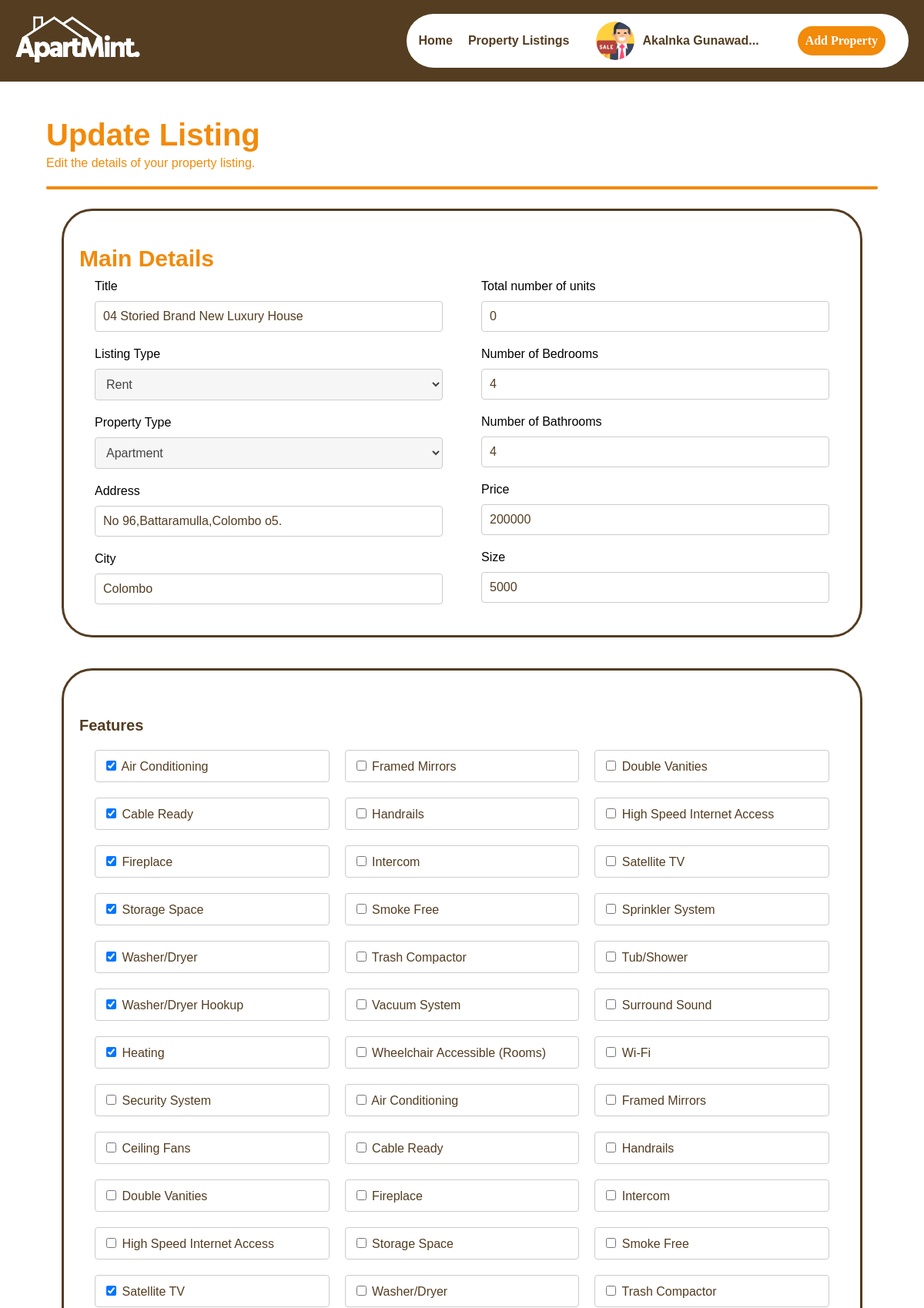
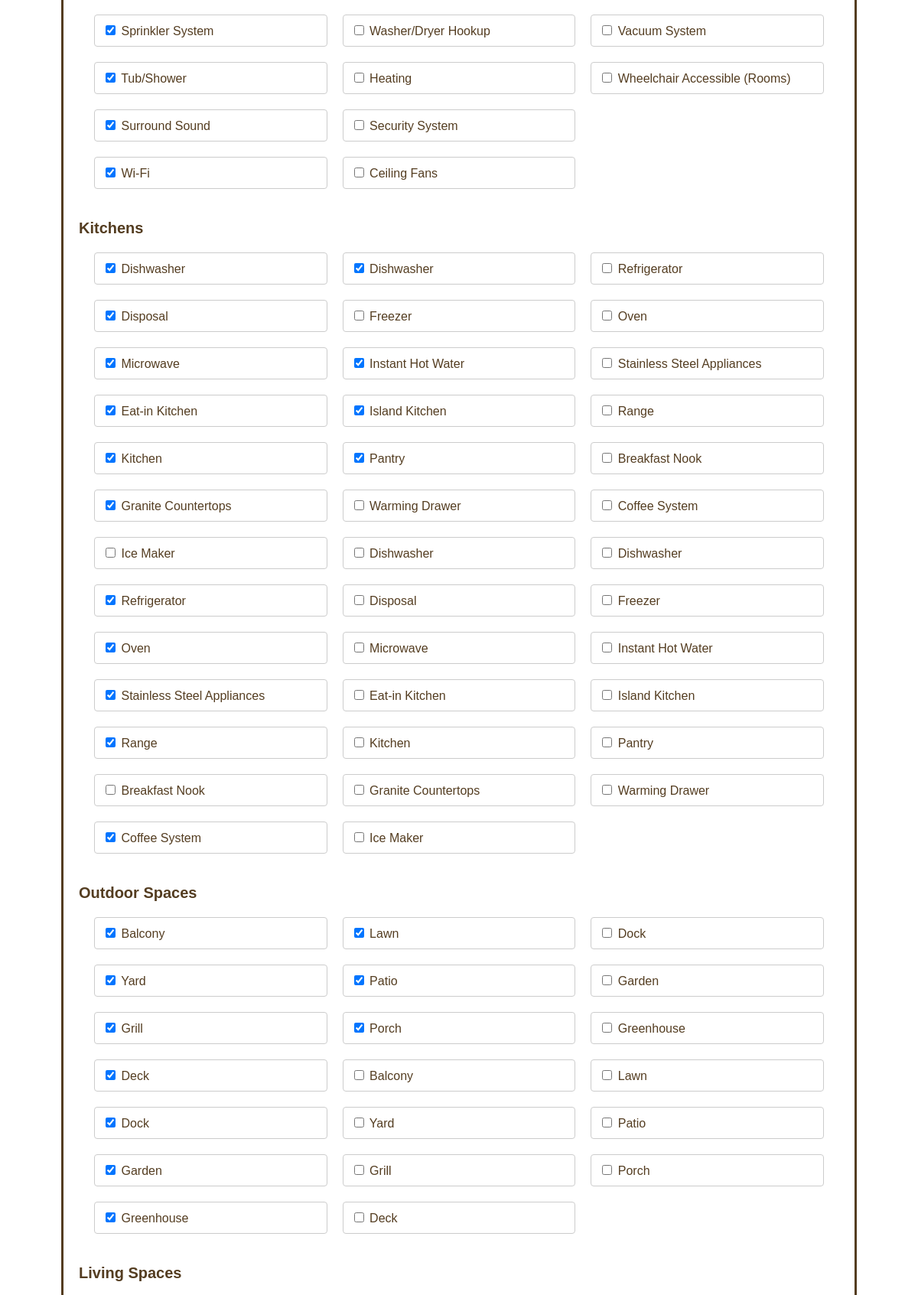
/myAccount_updateListing.php?id=38 (signed in, upper part), run on the app's committed database (2 pictures, top to bottom).
### tables this page shows
CREATE TABLE `listing_details` (
  `id` int(50) NOT NULL,
  `user_id` int(100) NOT NULL,
  `listing_type` varchar(30) NOT NULL,
  `title` varchar(250) NOT NULL,
  `property_type` varchar(30) NOT NULL,
  `address` varchar(300) NOT NULL,
  `city` varchar(100) NOT NULL,
  `total_units` int(11) NOT NULL,
  `bedrooms` int(20) NOT NULL,
  `bathrooms` int(20) NOT NULL,
  `price` decimal(10,0) NOT NULL,
  `size` int(20) NOT NULL,
  `features` text NOT NULL,
  `kitchen` text NOT NULL,
  `outdoor_spaces` text NOT NULL,
  `living_spaces` text NOT NULL,
  `utilities` text NOT NULL,
  `li_image` varchar(1800) NOT NULL,
  `description` text NOT NULL,
  `f_name` varchar(50) NOT NULL,
  `l_name` varchar(50) NOT NULL,
  `email` varchar(80) NOT NULL,
  `p_no` varchar(50) NOT NULL,
  `date` datetime NOT NULL DEFAULT current_timestamp()
);

### myAccount_updateListing.php (the view, shortened to what this page needs)
<?php
include('process_php/db_connection.php');
if(isset($_GET['id']) && !empty($_GET['id'])) {
    $listingId = $_GET['id'];
    $sql = "SELECT * FROM listing_details WHERE id = $listingId AND user_id = {$_SESSION['user_id']}";
    $result = $conn->query($sql);
    if ($result->num_rows > 0) {
        $row = $result->fetch_assoc();
        $title = $row['title'];
        $listingType = $row['listing_type'];
        $propertyType = $row['property_type'];
        $address = $row['address'];
        $city = $row['city'];
        $totalUnits = $row['total_units'];
        $bedrooms = $row['bedrooms'];
        $bathrooms = $row['bathrooms'];
        $price = $row['price'];
        $size = $row['size'];
    } else {
        echo "Listing not found";
        exit();
    }
}
?>
<!DOCTYPE html>
<html>
<head>
    <link rel="stylesheet" href="style/style.css">
    <link rel="stylesheet" href="style/style_addListings.css">
</head>
<body>
    <?php include('navbar.php'); ?>
    <div class="title">
        <div class="header">
            <h1>Update Listing</h1>
            <p>Edit the details of your property listing.</p>
        </div>
        <hr>
    </div>
    <div class="container">
        <form action="process_php/process_updateListing.php?id=<?php echo $listingId; ?>" method="post" enctype="multipart/form-data">
            <div class="form-box">
                <div class="main_details">
                    <h2>Main Details</h2>
                    <div class="form-column1">
                        <label for="title">Title</label>
                        <input type="text" id="title" name="title" value="<?php echo $title; ?>">
                        <label for="listingType">Listing Type</label>
                        <select id="listingType" name="listingType">
                            <option value="Rent" <?php if($listingType == 'Rent') echo 'selected'; ?>>Rent</option>
                        </select>
                        <label for="propertyType">Property Type</label>
                        <select id="propertyType" name="propertyType">
                            <option value="Apartment" <?php if($propertyType == 'Apartment') echo 'selected'; ?>>Apartment</option>
                        </select>
                        <label for="address">Address</label>
                        <input type="text" id="address" name="address" value="<?php echo $address; ?>">
                        <label for="city">City</label>
                        <input type="text" id="city" name="city" value="<?php echo $city; ?>">
                        <label for="totalUnits">Total number of units</label>
                        <input type="number" id="totalUnits" name="totalUnits" value="<?php echo $totalUnits; ?>">
                        <label for="bedrooms">Number of Bedrooms</label>
                        <input type="number" id="bedrooms" name="bedrooms" value="<?php echo $bedrooms; ?>">
                        <label for="bathrooms">Number of Bathrooms</label>
                        <input type="number" id="bathrooms" name="bathrooms" value="<?php echo $bathrooms; ?>">
                        <label for="price">Price</label>
                        <input type="number" id="price" name="price" value="<?php echo $price; ?>">
                        <label for="size">Size</label>
                        <input type="number" id="size" name="size" value="<?php echo $size; ?>">
                    </div>
                </div>
            </div>
            <div class="form-box">
                <div class="property_amenities">
                        <div class = "features">
                            <h3>Features</h3>
                            <div class="form-column2">
                                <?php
                                $featuresArray = explode(", ", $row['features']);
                                $allFeatures = ["Air Conditioning", "Cable Ready", "Fireplace", "Storage Space", "Washer/Dryer", "Washer/Dryer Hookup", "Heating", "Security System", "Ceiling Fans", "Double Vanities", "High Speed Internet Access", "Satellite TV", "Sprinkler System", "Tub/Shower", "Surround Sound", "Wi-Fi", "Framed Mirrors", "Handrails", "Intercom", "Smoke Free", "Trash Compactor", "Vacuum System", "Wheelchair Accessible (Rooms)"];
                                foreach ($allFeatures as $feature) {
                                    $isChecked = in_array($feature, $featuresArray) ? 'checked' : '';
                                    echo "<label><input type='checkbox' name='features[]' value='$feature' $isChecked> $feature</label>";
                                }
                                ?>
                                <label><input type="checkbox" name="features[]" value="Air Conditioning"> Air Conditioning</label>
                                <label><input type="checkbox" name="features[]" value="Cable Ready"> Cable Ready</label>
                                <label><input type="checkbox" name="features[]" value="Fireplace"> Fireplace</label>
                                <label><input type="checkbox" name="features[]" value="Storage Space"> Storage Space</label>
                                <label><input type="checkbox" name="features[]" value="Washer/Dryer"> Washer/Dryer</label>
                                <label><input type="checkbox" name="features[]" value="Washer/Dryer Hookup"> Washer/Dryer Hookup</label>
                                <label><input type="checkbox" name="features[]" value="Heating"> Heating</label>
                                <label><input type="checkbox" name="features[]" value="Security System"> Security System</label>
                                <label><input type="checkbox" name="features[]" value="Ceiling Fans"> Ceiling Fans</label>
                                <label><input type="checkbox" name="features[]" value="Double Vanities"> Double Vanities</label>
                                <label><input type="checkbox" name="features[]" value="High Speed Internet Access"> High Speed Internet Access</label>
                                <label><input type="checkbox" name="features[]" value="Satellite TV"> Satellite TV</label>
                                <label><input type="checkbox" name="features[]" value="Sprinkler System"> Sprinkler System</label>
                                <label><input type="checkbox" name="features[]" value="Tub/Shower"> Tub/Shower</label>
                                <label><input type="checkbox" name="features[]" value="Surround Sound"> Surround Sound</label>
                                <label><input type="checkbox" name="features[]" value="Wi-Fi"> Wi-Fi</label>
                                <label><input type="checkbox" name="features[]" value="Framed Mirrors"> Framed Mirrors</label>
                                <label><input type="checkbox" name="features[]" value="Handrails"> Handrails</label>
                                <label><input type="checkbox" name="features[]" value="Intercom"> Intercom</label>
                                <label><input type="checkbox" name="features[]" value="Smoke Free"> Smoke Free</label>
                                <label><input type="checkbox" name="features[]" value="Trash Compactor"> Trash Compactor</label>
                                <label><input type="checkbox" name="features[]" value="Vacuum System"> Vacuum System</label>
                                <label><input type="checkbox" name="features[]" value="Wheelchair Accessible"> Wheelchair Accessible (Rooms)</label>
                            </div>
                        </div>
                        <div class = "kitchens">
                            <h3>Kitchens</h3>
                            <div class="form-column2">
                                <?php
                                $kitchensArray = explode(", ", $row['kitchen']);
                                $allKitchens = ["Dishwasher", "Disposal", "Microwave", "Eat-in Kitchen", "Kitchen", "Granite Countertops", "Ice Maker", "Refrigerator", "Oven", "Stainless Steel Appliances", "Range", "Breakfast Nook", "Coffee System", "Dishwasher", "Freezer", "Instant Hot Water", "Island Kitchen", "Pantry", "Warming Drawer"];
                                foreach ($allKitchens as $kitchen) {
                                    $isChecked = in_array($kitchen, $kitchensArray) ? 'checked' : '';
                                    echo "<label><input type='checkbox' name='kitchens[]' value='$kitchen' $isChecked> $kitchen</label>";
                                }
                                ?>
                                <label><input type="checkbox" name="kitchens[]" value="Dishwasher"> Dishwasher</label>
                                <label><input type="checkbox" name="kitchens[]" value="Disposal"> Disposal</label>
                                <label><input type="checkbox" name="kitchens[]" value="Microwave"> Microwave</label>
                                <label><input type="checkbox" name="kitchens[]" value="Eat-in Kitchen"> Eat-in Kitchen</label>
                                <label><input type="checkbox" name="kitchens[]" value="Kitchen"> Kitchen</label>
                                <label><input type="checkbox" name="kitchens[]" value="Granite Countertops"> Granite Countertops</label>
                                <label><input type="checkbox" name="kitchens[]" value="Ice Maker"> Ice Maker</label>
                                <label><input type="checkbox" name="kitchens[]" value="Refrigerator"> Refrigerator</label>
                                <label><input type="checkbox" name="kitchens[]" value="Oven"> Oven</label>
                                <label><input type="checkbox" name="kitchens[]" value="Stainless Steel Appliances"> Stainless Steel Appliances</label>
                                <label><input type="checkbox" name="kitchens[]" value="Range"> Range</label>
                                <label><input type="checkbox" name="kitchens[]" value="DishBreakfast Nook"> Breakfast Nook</label>
                                <label><input type="checkbox" name="kitchens[]" value="Coffee System"> Coffee System</label>
                                <label><input type="checkbox" name="kitchens[]" value="Dishwasher"> Dishwasher</label>
                                <label><input type="checkbox" name="kitchens[]" value="Freezer"> Freezer</label>
                                <label><input type="checkbox" name="kitchens[]" value="Instant Hot Water"> Instant Hot Water</label>
                                <label><input type="checkbox" name="kitchens[]" value="Island Kitchen"> Island Kitchen</label>
                                <label><input type="checkbox" name="kitchens[]" value="Pantry"> Pantry</label>
                                <label><input type="checkbox" name="kitchens[]" value="Warming Drawer"> Warming Drawer</label>
                            </div>
                        </div>
                        <div class = "outdoor_spaces">
                            <h3>Outdoor Spaces</h3>
                            <div class="form-column2">
                                <?php
                                $outdoorSpacesArray = explode(", ", $row['outdoor_spaces']);
                                $allOutdoorSpaces = ["Balcony", "Yard", "Grill", "Deck", "Dock", "Garden", "Greenhouse", "Lawn", "Patio", "Porch"];
                                foreach ($allOutdoorSpaces as $outdoorSpace) {
                                    $isChecked = in_array($outdoorSpace, $outdoorSpacesArray) ? 'checked' : '';
                                    echo "<label><input type='checkbox' name='outdoor_spaces[]' value='$outdoorSpace' $isChecked> $outdoorSpace</label>";
                                }
                                ?>
                                <label><input type="checkbox" name="outdoor_spaces[]" value="Balcony"> Balcony</label>
                                <label><input type="checkbox" name="outdoor_spaces[]" value="Yard"> Yard</label>
                                <label><input type="checkbox" name="outdoor_spaces[]" value="Grill"> Grill</label>
                                <label><input type="checkbox" name="outdoor_spaces[]" value="Deck"> Deck</label>
                                <label><input type="checkbox" name="outdoor_spaces[]" value="Dock"> Dock</label>
                                <label><input type="checkbox" name="outdoor_spaces[]" value="Garden"> Garden</label>
                                <label><input type="checkbox" name="outdoor_spaces[]" value="Greenhouse"> Greenhouse</label>
                                <label><input type="checkbox" name="outdoor_spaces[]" value="Lawn"> Lawn</label>
                                <label><input type="checkbox" name="outdoor_spaces[]" value="Patio"> Patio</label>
                                <label><input type="checkbox" name="outdoor_spaces[]" value="Porch"> Porch</label>
                            </div>
                        </div>
                        <div class = "living_spaces">
                            <h3>Living Spaces</h3>
                        </div>
                </div>
            </div>
        </form>
    </div>
</body>
</html>

### style/style.css (style rules this page uses)
hr { border: none; border-top: 1px solid #FFF; margin: 20px 0; }

### style/style_addListings.css (style rules this page uses)
body { font-family: Arial, sans-serif; margin: 0; padding: 0; background-color: #fff; }
.title { margin-bottom: 0; }
.header { padding: 20px; text-align: left; margin-bottom: 0px; margin-left: 40px; color: rgba(242, 138, 10, 1); }
.header h1 { font-size: 40px; margin-bottom: 5px; }
.header p { font-size: 16px; margin: 0; }
.title hr { max-width: 1300px; padding: 2px; background-color: rgba(242, 138, 10, 1); border-radius: 2px; margin-top: 0px; margin-bottom: 25px; margin-left: 60px; margin-right: 60px; }
.form-box { border: 3px solid rgba(84, 61, 33, 1); padding: 20px; margin-bottom: 40px; margin-left: 80px; margin-right: 80px; border-radius: 8px; border-radius: 40px; background-color: #fff; }
.form-box h2 { font-size: 30px; margin-bottom: 10px; color: rgba(242, 138, 10, 1); }
.form-box h3 { margin-top: 40px; font-size: 20px; color: rgba(84, 61, 33, 1); }
.form-column1 { column-count: 2; column-gap: 50px; margin-left: 20px; margin-right: 20px; }
.form-column2 { column-count: 3; column-gap: 20px; margin-left: 20px; margin-right: 20px; }
.form-column1 input { margin-top: 10px; margin-bottom: 20px; padding: 20px; width: 100%; padding: 10px; border: 1px solid #ccc; border-radius: 4px; outline: none; box-sizing: border-box; font-size: 16px; font-family: Arial, sans-serif; font-weight: 400; color: rgba(84, 61, 33, 1); background-color: #fff; }
.form-column2 label { display: block; margin-bottom: 20px; width: 100%; padding: 10px; border: 1px solid #ccc; border-radius: 4px; outline: none; box-sizing: border-box; font-size: 16px; font-family: Arial, sans-serif; font-weight: 400; color: rgba(84, 61, 33, 1); background-color: #fff; }
select { margin-top: 10px; margin-bottom: 20px; width: 100%; padding: 10px; border: 1px solid #ccc; border-radius: 4px; outline: none; background-color: #f6f6f6; font-size: 16px; color: #444; }

### data on the page
listing_details: title "04 Storied Brand New Luxury House", listingType "Rent", propertyType "Apartment", address "No 96,Battaramulla,Colombo o5.", city "Colombo", totalUnits "0", bedrooms "4", bathrooms "4", price "200000", size "5000"

### other printed values
$truncatedName "Akalnka Gunawad..."
$feature "Air Conditioning"
$feature "Cable Ready"
$feature "Fireplace"
$feature "Storage Space"
$feature "Washer/Dryer"
$feature "Washer/Dryer Hookup"
$feature "Heating"
$feature "Security System"
$feature "Ceiling Fans"
$feature "Double Vanities"
$feature "High Speed Internet Access"
$feature "Satellite TV"
$feature "Sprinkler System"
$feature "Tub/Shower"
